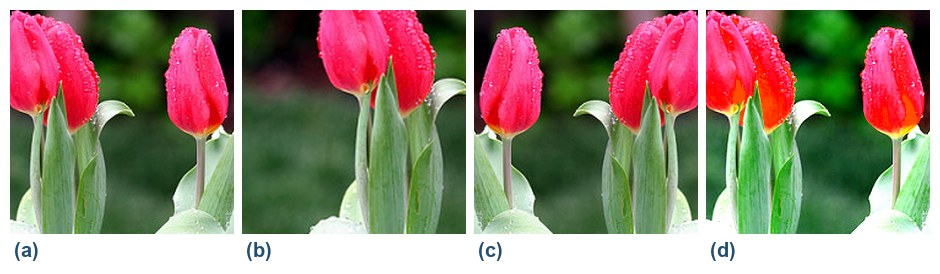
#> input picture reports/final_report/figures/preprocess_examples.jpg, 940 x 274 px
$ python -i make_report_figures.py   (imports and definitions only)
#> lines starting #> are read from the running program, lines starting #| are printed output that depends on the picture
#> further down, picture is the input picture: PIL image 940x274 RGB; mean R, G, B 149.4, 134, 118.1
"""Generate numeric tables and image montages for the final report.

The report in ``reports/final_report`` draws its figures with pgfplots/TikZ so
that all curves and bars stay vector graphics.  This script exports the small
``.dat`` tables those plots consume and builds two compact JPEG montages of
real photographs (preprocessing examples and audited label-noise examples).

Usage (from the repository root):
    python src/make_report_figures.py
"""

from __future__ import annotations

import argparse
import csv
import json
import random
from pathlib import Path

from PIL import Image, ImageDraw, ImageEnhance, ImageFont

CLASSES = ("daisy", "dandelion", "roses", "sunflowers", "tulips")

# (run directory, legend label) for the transfer-learning validation curves.
TRANSFER_CURVES = (
    ("exp_convnext", "convnext224"),
    ("exp_conv_ema", "convnext_ema"),
    ("exp_efficientnet", "efficientnet"),
    ("exp_mobilenet", "mobilenet"),
    ("exp_residual_se", "residual_se"),
)

# (run directory, column name) for the per-class F1 comparison.  All three
# models are evaluated on the original 551-image test split.
PER_CLASS_RUNS = (
    ("cnn_baseline_80", "simple"),
    ("exp_residual_se", "residual_se"),
    ("exp_conv_ema", "convnext"),
)

# Six confirmed exclusions spanning the main label-noise categories.
NOISE_EXAMPLES = (
    ("roses/8462246855_1bdfee7478.jpg", "a"),
    ("roses/17953368844_be3d18cf30_m.jpg", "b"),
    ("roses/2408236801_f43c6bcff2.jpg", "c"),
    ("roses/7211616670_2d49ecb3a5_m.jpg", "d"),
    ("tulips/13513644515_a51470b899.jpg", "e"),
    ("sunflowers/418056361_1dfac1c151_n.jpg", "f"),
)


# [16 lines left out: functions _font, _write_rows, not called in this run]


def _read_history(path: Path) -> list[dict[str, str]]:
    with path.open(newline="", encoding="utf-8") as fh:
        return list(csv.DictReader(fh))


# [130 lines left out: functions export_scratch_curves, export_transfer_curves, export_short_side, export_per_class, _audit_category, export_label_audit and 3 more, not called in this run]


def _jitter(image: Image.Image) -> Image.Image:
    """Approximate the training ColorJitter with PIL operations."""
    out = ImageEnhance.Brightness(image).enhance(1.18)
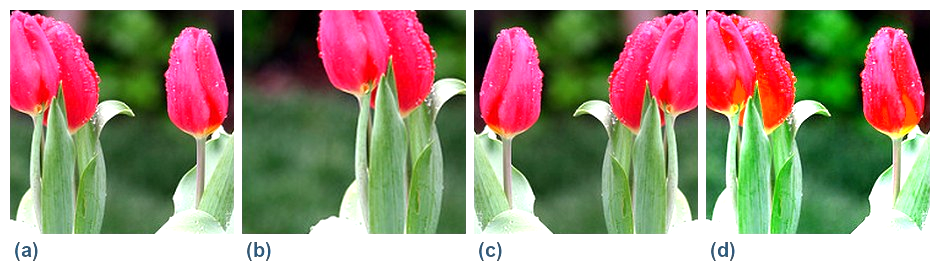
#> out: PIL image 940x274 RGB; mean R, G, B 159.5, 146.3, 128.5
    out = ImageEnhance.Contrast(out).enhance(1.12)
    out = ImageEnhance.Color(out).enhance(1.25)
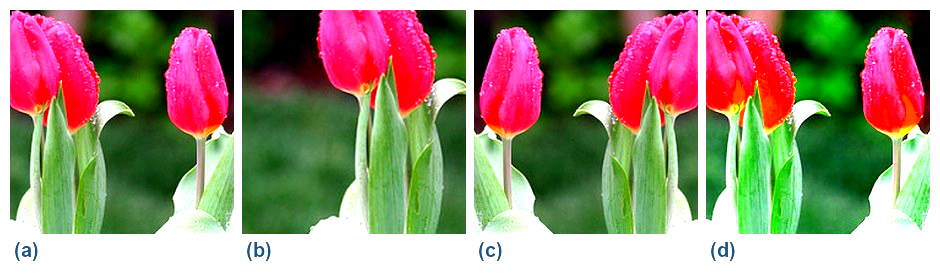
#> out: PIL image 940x274 RGB; mean R, G, B 152.9, 142.8, 119.8
    hue, saturation, value = out.convert("HSV").split()
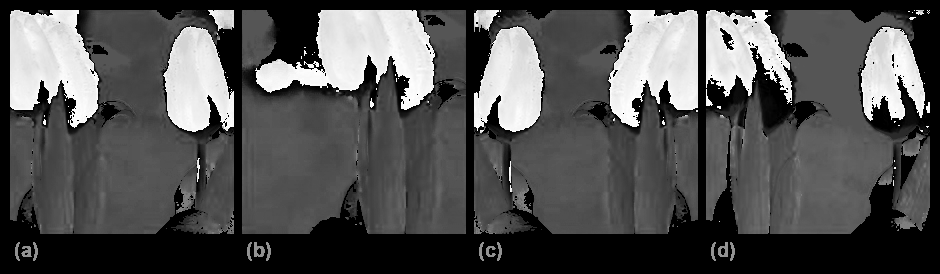
#> hue: PIL image 940x274 L; min 0, max 254, mean 81
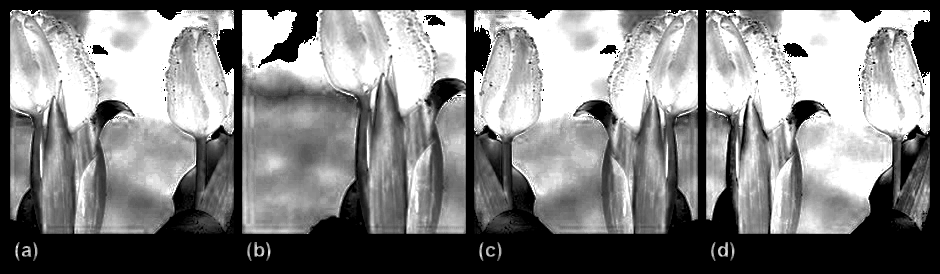
#> saturation: PIL image 940x274 L; min 0, max 255, mean 128.3
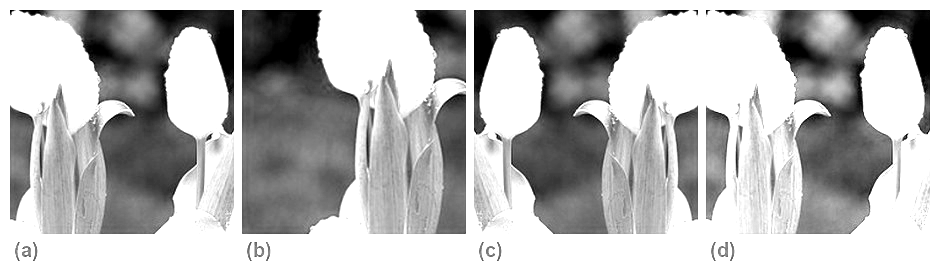
#> value: PIL image 940x274 L; min 0, max 255, mean 183.4
    hue = hue.point(lambda v: (v + 13) % 256)
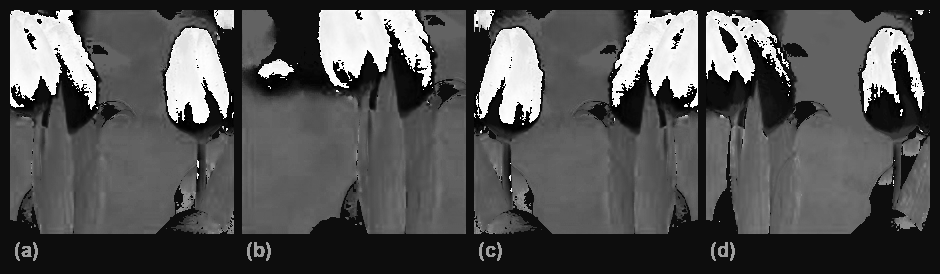
#> hue: PIL image 940x274 L; min 0, max 255, mean 81.3
    return Image.merge("HSV", (hue, saturation, value)).convert("RGB")
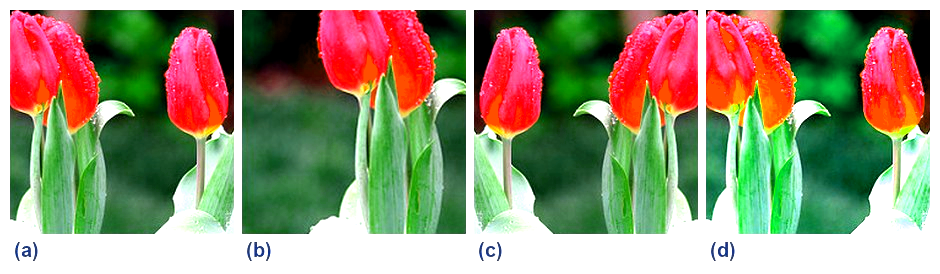
#> returned value: PIL image 940x274 RGB; mean R, G, B 147.9, 146.4, 117.3


# [81 lines left out: functions _random_resized_crop, _montage, build_preprocess_montage, build_noise_montage, main, not called in this run]


# [2 lines not run here, left out]

>>> from PIL import Image
>>> picture = Image.open('../reports/final_report/figures/preprocess_examples.jpg')
>>> result = _jitter(picture)

$ run again, on reports/cnn_baseline_80/val_errors_roses_tulips.jpg
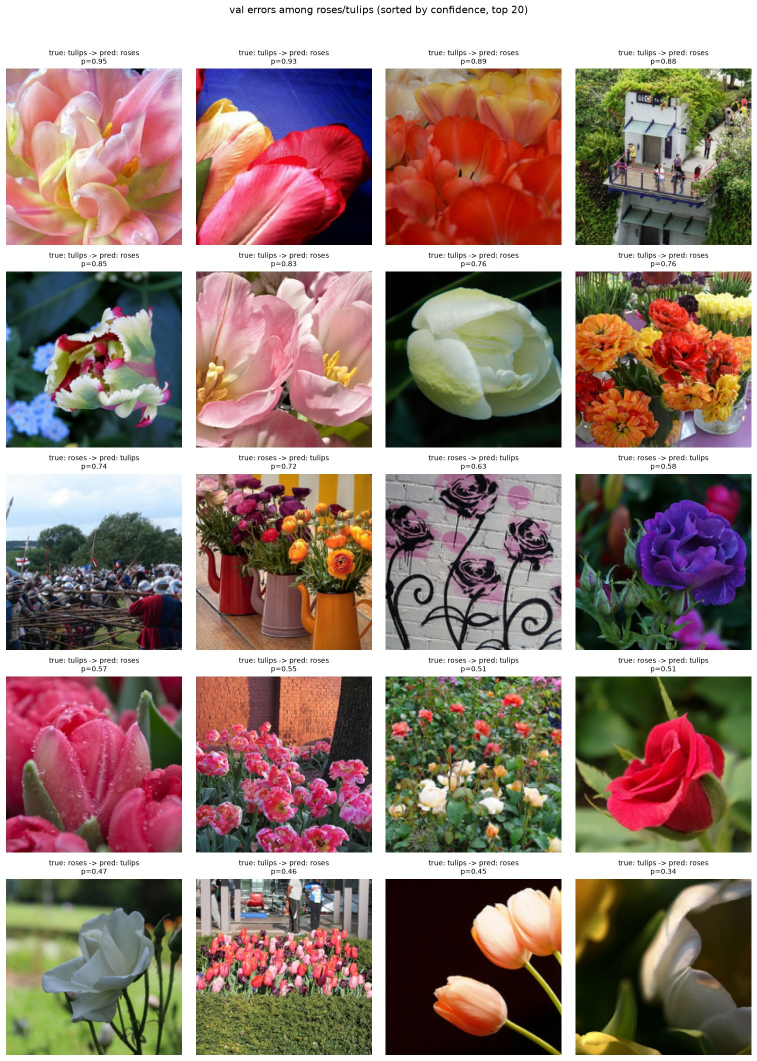
#> input picture reports/cnn_baseline_80/val_errors_roses_tulips.jpg, 1514 x 2122 px (shown at 1/2 size)
#> picture is the input picture: PIL image 1514x2122 RGB; mean R, G, B 151, 128.8, 119.8
#> in _jitter, `hue = hue.point(lambda v: (v + 13) % 256)`:
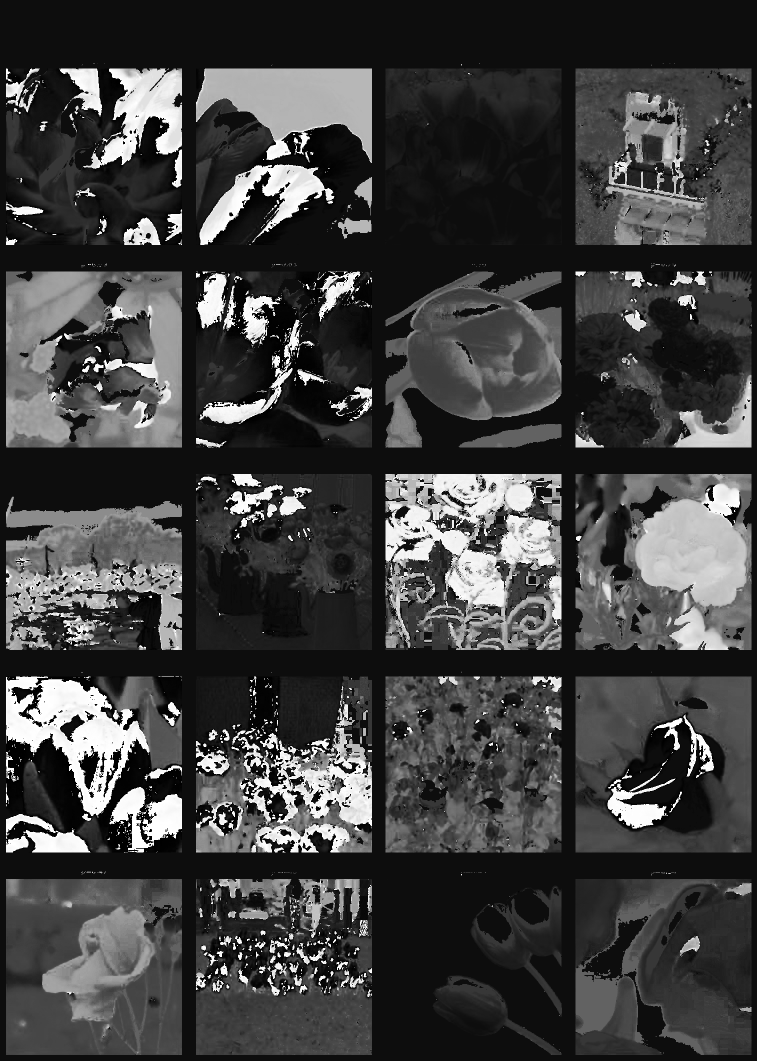
#> hue: PIL image 1514x2122 L (shown at 1/2 size); min 0, max 255, mean 64.3
#> in _jitter, `return Image.merge("HSV", (hue, saturation, value)).convert("RGB")`:
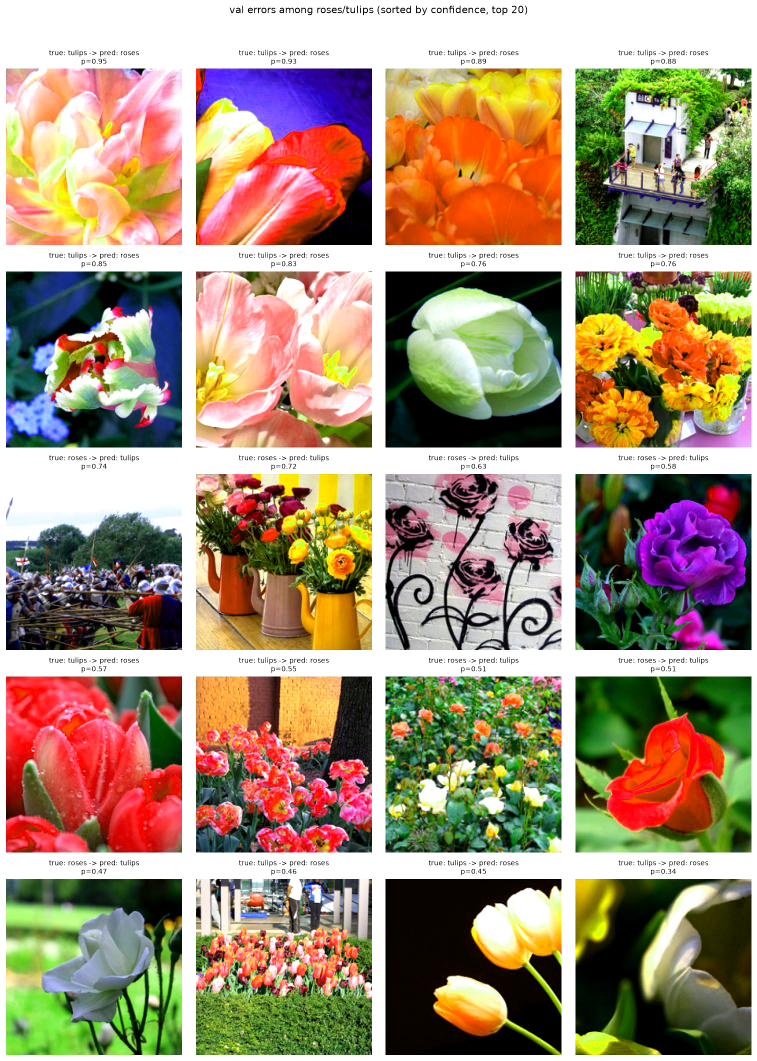
#> returned value: PIL image 1514x2122 RGB (shown at 1/2 size); mean R, G, B 164, 144.8, 119.6

$ run again, on reports/exp_conv256/val_errors_roses_tulips.jpg
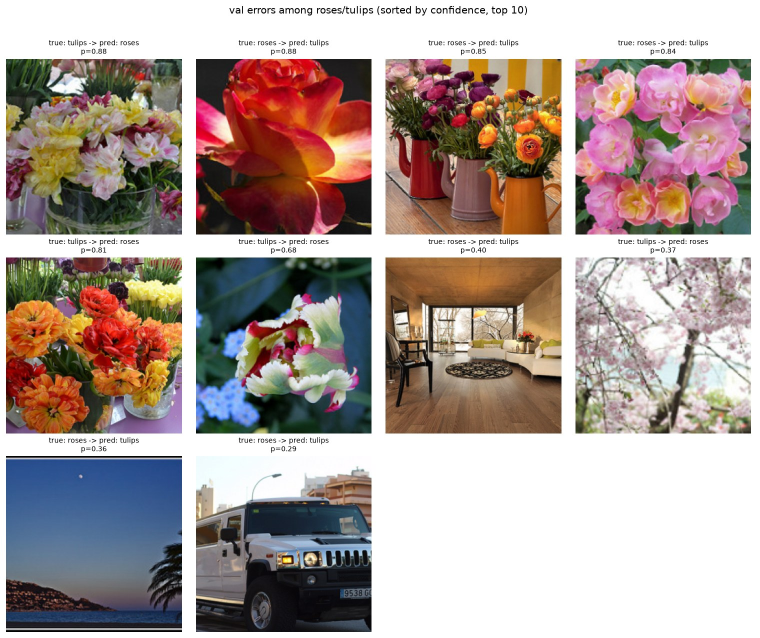
#> input picture reports/exp_conv256/val_errors_roses_tulips.jpg, 1519 x 1276 px (shown at 1/2 size)
#> picture is the input picture: PIL image 1519x1276 RGB; mean R, G, B 172.4, 157, 151.8
#> in _jitter, `hue = hue.point(lambda v: (v + 13) % 256)`:
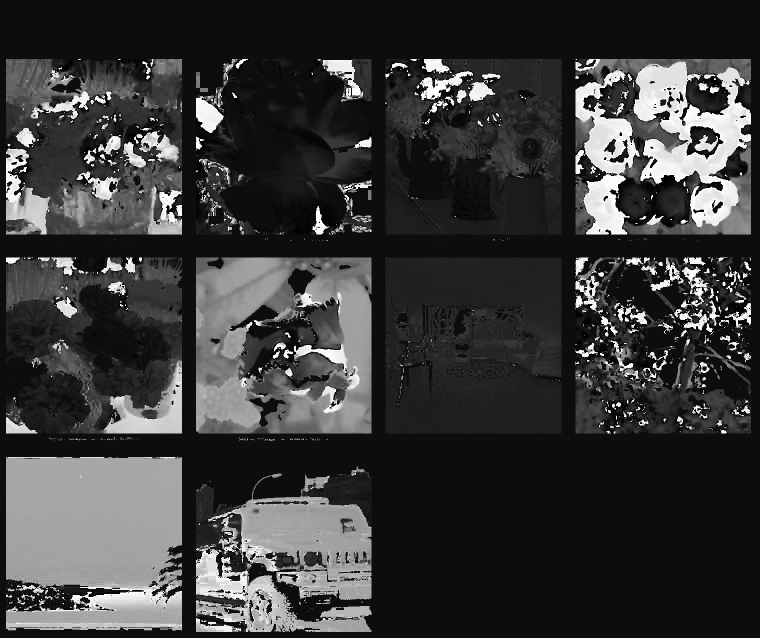
#> hue: PIL image 1519x1276 L (shown at 1/2 size); min 0, max 255, mean 58
#> in _jitter, `return Image.merge("HSV", (hue, saturation, value)).convert("RGB")`:
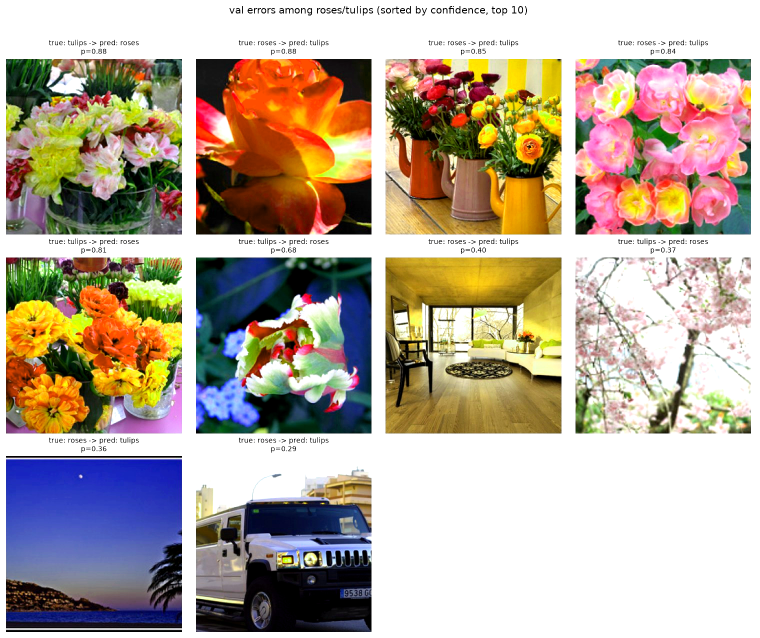
#> returned value: PIL image 1519x1276 RGB (shown at 1/2 size); mean R, G, B 183, 168.9, 153.1
